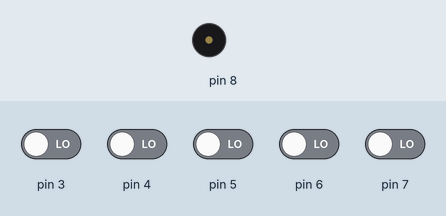
Simulated run of this sketch. Board: Arduino Uno, built with avr-gcc and run on an emulated ATmega328P. Shown: buzzer (waves = sounding). The inputs (shaded band) are chosen by the test bench; at power-on: pin 3–7 LOW.

Above: at 1.2 s.
1.3 s: pin 3 driven HIGH
At 1.55 s:
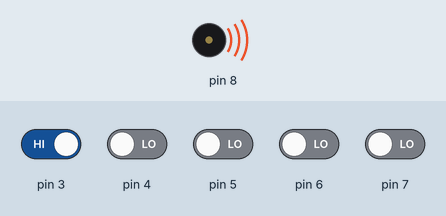
4.3 s: pin 3 driven LOW
At 4.9 s:
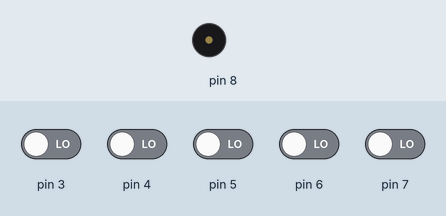
Timing chart, 0 to 7.3 s (numbered marks = the images above; inputs shaded):
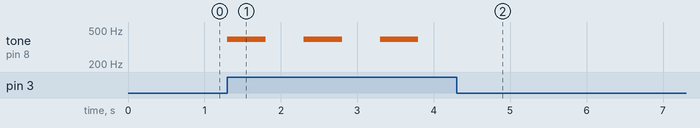

The sketch:

sketch_jun23b.ino
```cpp
void setup() {
  // put your setup code here, to run once:
pinMode(8,OUTPUT);
pinMode(7,INPUT);
pinMode(6,INPUT);
pinMode(5,INPUT);
pinMode(4,INPUT);
pinMode(3,INPUT);
}

void loop() {
  // put your main code here, to run repeatedly:
  int btn1= digitalRead(7);
  int btn2= digitalRead(6);
  int btn3= digitalRead(5);
  int btn4= digitalRead(4);
  int btn5= digitalRead(3);

if (btn1 or btn2 or btn3 or btn4 or btn5==1){
  if (btn1==1){
    tone(8,262,500);

  }

   if (btn2==1){
    tone(8,294,500);

  }
  if (btn3==1){
    tone(8,330,500);
  }

  if (btn4==1){
    tone(8,349,500);
  }
  if (btn5==1){
    tone(8,392,500);
  }

else{
    tone(8,0,500);

}

delay(1000);

}
}
```

Measured:
- after the input at 1.3 s, tone on pin 8: alternates 392 Hz for 0.50 s and silent for 0.50 s, starting at once
- after the input at 4.3 s, tone on pin 8: stops changing and stays silent
